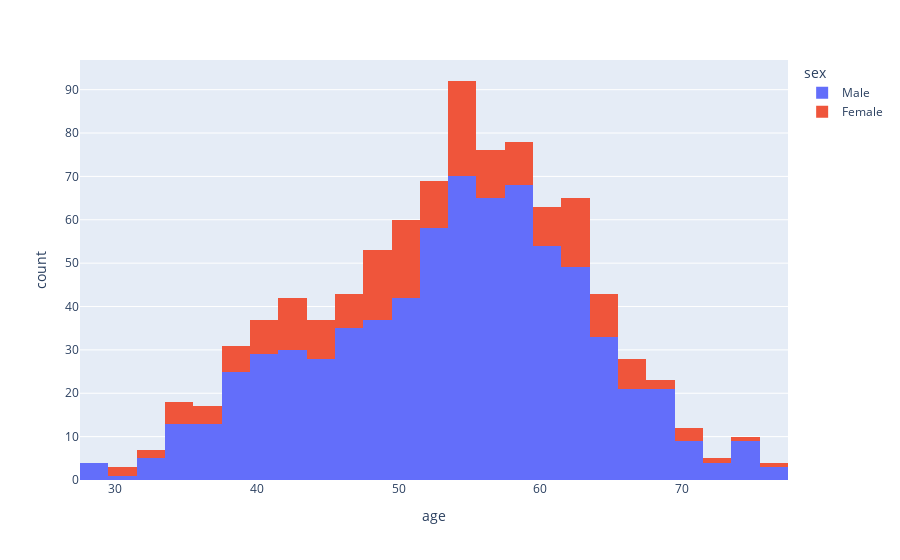

Notebook cell for this chart:
### Markdown cell above
Let's explore the gender based distribution of the dataset for age column

### Code cell
# plot the histogram of age column using plotly and coloring this by sex

fig = px.histogram(data_frame=df,x= "age",color = "sex")
fig.show()

### Figure 1 — Plotly figure (JSON) as saved in the notebook; plotly's stock layout.template omitted (floating-point values rounded to 4 significant figures; data arrays with more than 128 entries replaced by an {"elided": "..."} marker saying what was removed)
{"data": [{"alignmentgroup": "True", "bingroup": "x", "hovertemplate": "sex=Male<br>age=%{x}<br>count=%{y}<extra></extra>", "legendgroup": "Male", "marker": {"color": "#636efa", "pattern": {"shape": ""}}, "name": "Male", "offsetgroup": "Male", "orientation": "v", "showlegend": true, "type": "histogram", "x": {"elided": "726 int values"}, "xaxis": "x", "yaxis": "y"}, {"alignmentgroup": "True", "bingroup": "x", "hovertemplate": "sex=Female<br>age=%{x}<br>count=%{y}<extra></extra>", "legendgroup": "Female", "marker": {"color": "#EF553B", "pattern": {"shape": ""}}, "name": "Female", "offsetgroup": "Female", "orientation": "v", "showlegend": true, "type": "histogram", "x": {"elided": "194 int values"}, "xaxis": "x", "yaxis": "y"}], "layout": {"barmode": "relative", "legend": {"title": {"text": "sex"}, "tracegroupgap": 0}, "margin": {"t": 60}, "xaxis": {"anchor": "y", "domain": [0, 1], "title": {"text": "age"}}, "yaxis": {"anchor": "x", "domain": [0, 1], "title": {"text": "count"}}}}
